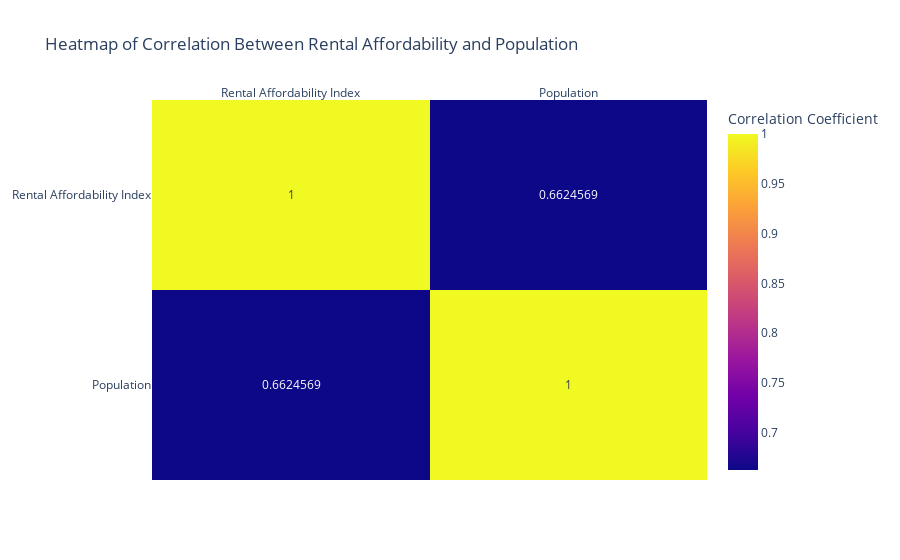
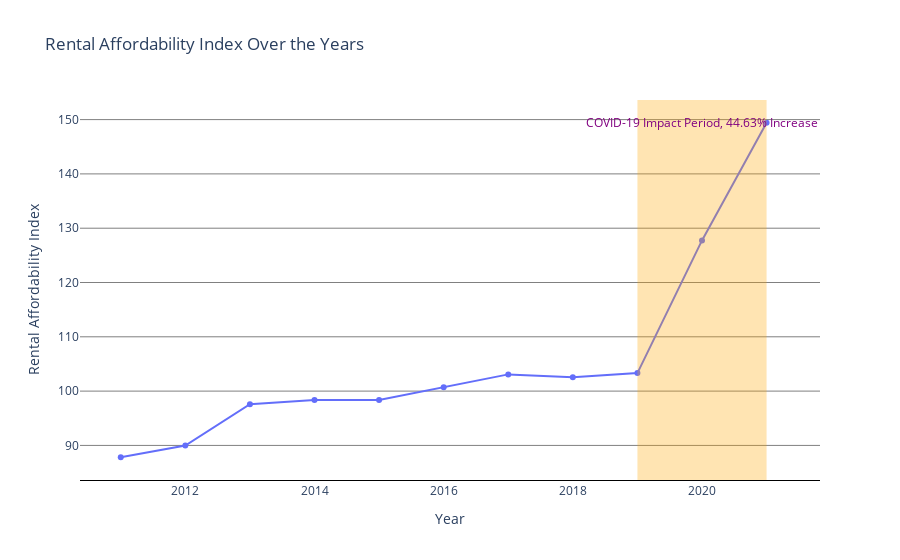

Notebook source saved alongside these figures, in order:
### Code cell
# Calculate Correlation Matrix
corr_matrix = analysis_df[['rental_affordability_index', 'population']].corr()

# Heatmap Visualization of Correlation
fig1 = px.imshow(corr_matrix, text_auto=True, aspect="auto", labels=dict(color="Correlation Coefficient"),
                 x=['Rental Affordability Index', 'Population'],
                 y=['Rental Affordability Index', 'Population'],
                 title='Heatmap of Correlation Between Rental Affordability and Population')
fig1.update_xaxes(side="top")

# Trend Visualization of Rental Affordability Index Over the Years
fig2 = px.line(analysis_df, x='year', y='rental_affordability_index', markers=True, title='Rental Affordability Index Over the Years', labels={'rental_affordability_index': 'Rental Affordability Index', 'year': 'Year'})
fig2.update_layout(plot_bgcolor='white', xaxis=dict(showline=True, showgrid=False, linecolor='black'), yaxis=dict(showgrid=True, gridcolor='grey'))

# Calculate Percentage Increase Due to COVID-19
index_2019 = analysis_df.loc[analysis_df['year'] == 2019, 'rental_affordability_index'].values[0]
index_2021 = analysis_df.loc[analysis_df['year'] == 2021, 'rental_affordability_index'].values[0]
percentage_increase = ((index_2021 - index_2019) / index_2019) * 100

# Adding COVID-19 Impact Period and Percentage Increase Annotation
fig2.add_vrect(x0="2019", x1="2021", fillcolor="orange", opacity=0.3, line_width=0)
fig2.add_annotation(x=2020, y=index_2021, text=f"COVID-19 Impact Period, {percentage_increase:.2f}% Increase", showarrow=False, font=dict(color="purple"))

# Display plots
fig1.show()
fig2.show()

### Figure 1 — Plotly figure (JSON) as saved in the notebook; plotly's stock layout.template omitted (floating-point values rounded to 4 significant figures)
{"data": [{"coloraxis": "coloraxis", "hovertemplate": "x: %{x}<br>y: %{y}<br>Correlation Coefficient: %{z}<extra></extra>", "name": "0", "texttemplate": "%{z}", "type": "heatmap", "x": ["Rental Affordability Index", "Population"], "xaxis": "x", "y": ["Rental Affordability Index", "Population"], "yaxis": "y", "z": [[1, 0.6625], [0.6625, 1]]}], "layout": {"autosize": true, "coloraxis": {"colorbar": {"title": {"text": "Correlation Coefficient"}}, "colorscale": [[0, "#0d0887"], [0.1111, "#46039f"], [0.2222, "#7201a8"], [0.3333, "#9c179e"], [0.4444, "#bd3786"], [0.5556, "#d8576b"], [0.6667, "#ed7953"], [0.7778, "#fb9f3a"], [0.8889, "#fdca26"], [1, "#f0f921"]]}, "title": {"text": "Heatmap of Correlation Between Rental Affordability and Population"}, "xaxis": {"anchor": "y", "autorange": true, "domain": [0, 1], "range": [-0.5, 1.5], "side": "top", "type": "category"}, "yaxis": {"anchor": "x", "autorange": true, "domain": [0, 1], "range": [1.5, -0.5], "type": "category"}}}

### Figure 2 — Plotly figure (JSON) as saved in the notebook; plotly's stock layout.template omitted (floating-point values rounded to 4 significant figures)
{"data": [{"hovertemplate": "Year=%{x}<br>Rental Affordability Index=%{y}<extra></extra>", "legendgroup": "", "line": {"color": "#636efa", "dash": "solid"}, "marker": {"symbol": "circle"}, "mode": "lines+markers", "name": "", "orientation": "v", "showlegend": false, "type": "scatter", "x": [2011, 2012, 2013, 2014, 2015, 2016, 2017, 2018, 2019, 2020, 2021], "xaxis": "x", "y": [87.82, 89.98, 97.58, 98.38, 98.37, 100.7, 103.1, 102.5, 103.3, 127.8, 149.4], "yaxis": "y"}], "layout": {"annotations": [{"font": {"color": "purple"}, "showarrow": false, "text": "COVID-19 Impact Period, 44.63% Increase", "x": 2020, "y": 149.4}], "autosize": true, "legend": {"tracegroupgap": 0}, "plot_bgcolor": "white", "shapes": [{"fillcolor": "orange", "line": {"width": 0}, "opacity": 0.3, "type": "rect", "x0": "2019", "x1": "2021", "xref": "x", "y0": 0, "y1": 1, "yref": "y domain"}], "title": {"text": "Rental Affordability Index Over the Years"}, "xaxis": {"anchor": "y", "autorange": true, "domain": [0, 1], "linecolor": "black", "range": [2010.0, 2023.0], "showgrid": false, "showline": true, "title": {"text": "Year"}, "type": "linear"}, "yaxis": {"anchor": "x", "autorange": true, "domain": [0, 1], "gridcolor": "grey", "range": [82.74, 154.5], "showgrid": true, "title": {"text": "Rental Affordability Index"}, "type": "linear"}}}
